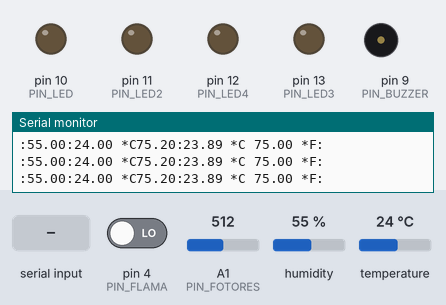
Recording of a sketch running on a simulated Arduino Uno, built with avr-gcc and run on an emulated ATmega328P. On the bench: output pins drawn as LEDs (lit = HIGH), buzzer (waves = sounding), the last lines printed to the serial monitor. Inputs (shaded band) come from the test bench; at power-on: pin 4 (PIN_FLAMA) LOW, A1 (PIN_FOTORES) = 512, humidity 55 %, temperature 24 °C.

Above: at 1.2 s.
1.3 s: byte 67 ('C') received over Serial
At 4.4 s:
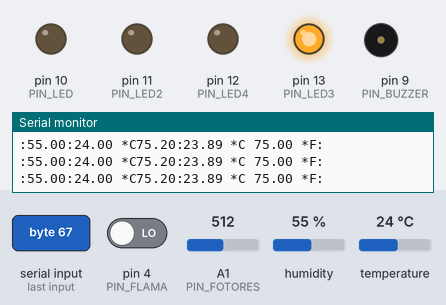
4.7 s: pin 4 (PIN_FLAMA) driven HIGH
At 5.3 s:
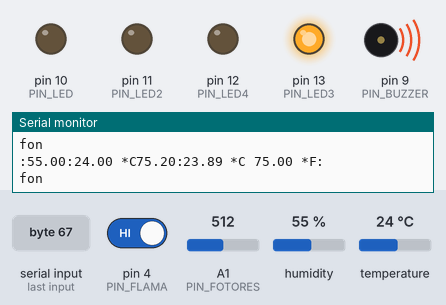
6.3 s: "Z" received over Serial
At 7.6 s:
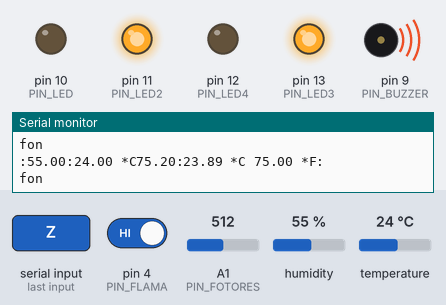
7.9 s: "V" received over Serial
At 8.6 s:
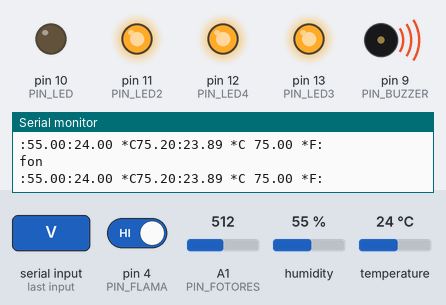
9.5 s: "Y" received over Serial
At 10.7 s:
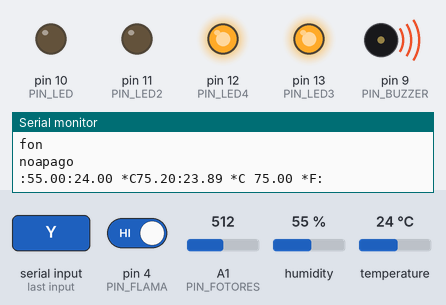
11.0 s: pin 4 (PIN_FLAMA) driven LOW
At 11.8 s:
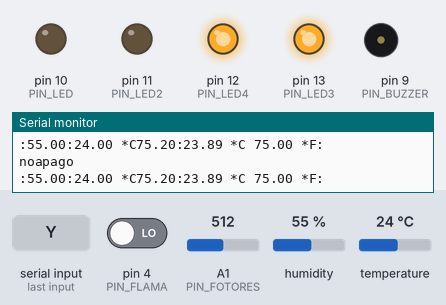
Timing chart, 0 to 13.6 s (numbered marks = the images above; inputs shaded):
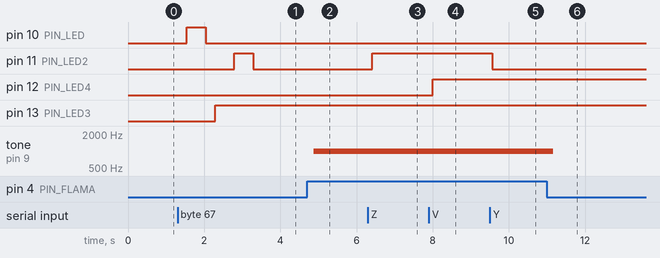

Measured:
- after the input at 1.3 s, pin 10 (PIN_LED): LOW → HIGH after 0.24 s, → LOW 0.50 s later; pin 11 (PIN_LED2): LOW → HIGH after 1.5 s, → LOW 0.50 s later; pin 13 (PIN_LED3): LOW → HIGH after 0.99 s
- after the input at 4.7 s, tone on pin 9 (PIN_BUZZER): silent → 1000 Hz after 0.18 s
- after the input at 6.3 s, pin 11 (PIN_LED2): LOW → HIGH after 0.12 s
- after the input at 7.9 s, pin 12 (PIN_LED4): LOW → HIGH after 0.10 s
- after the input at 9.5 s, pin 11 (PIN_LED2): HIGH → LOW after 0.07 s
- after the input at 11.0 s, tone on pin 9 (PIN_BUZZER): 1000 Hz → silent after 0.16 s

The sketch:

versionconfoto.ino
```cpp
#include "DHT.h"
const unsigned int PIN_LED = 10;
const unsigned int PIN_LED2 = 11;
const unsigned int PIN_LED3 = 13;
const unsigned int PIN_LED4 = 12;
const long PERIODO = 1000;
const unsigned int BAUD_RATE = 9600;
int estadoLed = LOW;
int estadoLed2= LOW;
int estadoLed3= LOW;
int estadoLed4= LOW;
int controlPir=LOW;
unsigned long lapsoAnterior = 0;
const int PIN_PIR = 2;
const int PIN_BUZZER = 9;
int estadoAntLed = LOW; // Etado anterior del PIR
int estadoAntLed2 = LOW;
int estadoAntLed3= LOW;
int estadoAntLed4 =LOW;
int estadoAntPir=LOW;
const unsigned int PIN_DHT = 3;
DHT dht(PIN_DHT, DHT11);
int val;
const unsigned int PIN_FLAMA = 4;
const unsigned int CONTROL_PIR=5;
char comando;
const int PIN_FOTORES = A1;
const int PIN_FOTORES2=A2;


void setup() {
 pinMode(PIN_LED, OUTPUT);
 pinMode(PIN_LED2, OUTPUT);
 pinMode(PIN_LED3, OUTPUT);
 pinMode(PIN_LED4, OUTPUT);
 pinMode(PIN_PIR, INPUT);
 pinMode(PIN_BUZZER, OUTPUT);
 pinMode(PIN_FLAMA, INPUT);
 Serial.begin(BAUD_RATE);
 dht.begin();
}

 //-----CONTROL FOTORES
float leer() {
  int nivelLuz = analogRead(PIN_FOTORES);
  float valor = nivelLuz * (5.0 / 1023.0);

  return valor;
 }

void secuencia1(){
  digitalWrite(PIN_LED, HIGH);
  delay(500);
  digitalWrite(PIN_LED, LOW);
  delay(250);
  digitalWrite(PIN_LED3, HIGH);
  delay(500);
  digitalWrite(PIN_LED2, HIGH);
  delay(500);
  digitalWrite(PIN_LED2, LOW);
}


 //------------------------

void loop() {

 //-----------CONTROL FOTORES-------
 int nivelLuz = analogRead(PIN_FOTORES);
 float valor = nivelLuz * (5.0 / 1023.0);
 float valorn = valor;


 //-----------------------------------


 //----------CONTROL LEDS--------------------
if(Serial.available()){
    comando = Serial.read();
    if(comando == 'Z'){
      estadoLed = HIGH;
      digitalWrite(PIN_LED2, estadoLed);
      delay(50);
    }
    if(comando == 'Y'){
      estadoLed = LOW;
      digitalWrite(PIN_LED2, estadoLed);
      delay(50);
    }
    if(comando == 'X'){
      estadoLed2 = HIGH;
      digitalWrite(PIN_LED3, estadoLed2);
      delay(50);
    }
    if(comando == 'W'){
      estadoLed2 = LOW;
      digitalWrite(PIN_LED3, estadoLed2);
      delay(50);
    }
    if(comando == 'V'){
      estadoLed3 = HIGH;
      digitalWrite(PIN_LED4, estadoLed3);
      delay(50);
    }
    if(comando == 'U'){
      estadoLed3 = LOW;
      digitalWrite(PIN_LED4, estadoLed3);
      delay(50);
    }
    if(comando == 'T'){
      estadoLed4 = HIGH;
      digitalWrite(PIN_LED, estadoLed4);
      delay(50);
    }
    if(comando == 'S'){
      estadoLed4 = LOW;
      digitalWrite(PIN_LED, estadoLed4);
      delay(50);
    }
    if(comando == 'A'){
      controlPir = HIGH;
      digitalWrite(CONTROL_PIR, controlPir);
      delay(50);
    }
    if(comando == 'B'){
      controlPir = LOW;
      digitalWrite(CONTROL_PIR, controlPir);
      delay(50);
    }
    if(comando == 'C'){
      secuencia1();
      Serial.println("Secuencia1");
      delay(50);
    }


 }

 if(estadoLed == HIGH){
  if(estadoAntLed == LOW){
    valorn=leer();
    if(valorn>=2){
    Serial.println("LED1ON");
   estadoAntLed = HIGH;
    }else{
     Serial.println("noprendio");
    }


  }

 }else if(estadoLed == LOW){
  if(estadoAntLed == HIGH){
    valorn=leer();
    if(valorn<2){
    Serial.println("LED1OFF");
   estadoAntLed = LOW;
    }else{
     Serial.println("noapago");
    }
  }
 }

 if(estadoLed2 == HIGH){
  if(estadoAntLed2 == LOW){

      Serial.println("LED2ON");
       estadoAntLed2 = HIGH;
    }

  }

 else if(estadoLed2 == LOW){
  if(estadoAntLed2 == HIGH){

      Serial.println("LED2OFF");
      estadoAntLed2= LOW;

  }
 }

if(estadoLed3 == HIGH){
  if(estadoAntLed3 == LOW){

         Serial.println("LED3ON");
         estadoAntLed3 = HIGH;

  }

 }else if(estadoLed3 == LOW){
  if(estadoAntLed3 == HIGH){
         Serial.println("LED3OFF");
         estadoAntLed3 = LOW;
  }
 }

 if(estadoLed4 == HIGH){
  if(estadoAntLed4 == LOW){
   Serial.println("LED4ON");
   estadoAntLed4 = HIGH;
  }

 }else if(estadoLed4 == LOW){
  if(estadoAntLed4 == HIGH){
    Serial.println("LED4OFF");
    estadoAntLed4= LOW;
  }
 }


//--------------------------------------------


//------CONTROL PIR/BUZZER---------------------

   if(controlPir == HIGH){
    int valorPir = digitalRead(PIN_PIR);
    // Si se detecta movimiento
    if (valorPir == HIGH) {
      // Si no habia movimiento anteriormente
      if (estadoAntPir == LOW) {
        Serial.println("PIRON");
        tone(PIN_BUZZER, 500);
        delay(500);
        noTone(PIN_BUZZER);
        delay(500);
        // Hay movimiento
        estadoAntPir = HIGH;
      }
    }
    // Si no se detecto movimiento
    else {
      // Si habia movimiento anteriormente
      if (estadoAntPir == HIGH) {
        Serial.println("PIROFF");
        // No hay movimiento
        estadoAntPir = LOW;
      }
    }
  }
//--------------------------------------


//-------------CONTROL DHT----------------
// Espere unos segundos entre lecturas. La lectura de la
 // temperatura y humedadtoma unos 250 ms. Depende del sensor
 //delay(1000);

 // Lee la humedad
 float h = dht.readHumidity();

 // Lee la temperatura en grados Celsius (por omision)
 float tc = dht.readTemperature();

 // Lee la temperatura en grados Fahrenheit
 //(isFahrenheit = true)
 float tf = dht.readTemperature(true);

 // Verifica si alguna lectura fallo y aborta
 // (para intentar de nuevo).
 if (isnan(h) || isnan(tc) || isnan(tf)) {
 Serial.println("Fallo la lectura del sensor DHT!");
 return;
 }

 // Calcula el indice de calor en grados Fahrenheit
 // (por omision)
 float hif = dht.computeHeatIndex(tf, h);
 // Calcula el indice de calor en grados Celsius
 // (isFahreheit = false)
 float hic = dht.computeHeatIndex(tc, h, false);

/*
 Serial.print("Humedad:"  );
 Serial.println(h);
 Serial.print("Temperatura: ");
 Serial.print(tc);
 Serial.print(" *C ");
 Serial.println(tf);
 Serial.print("Indice de calor: ");
 Serial.print(hic);
 Serial.print(" *C ");
 Serial.print(hif);
 Serial.println(" *F");
*/


 Serial.print(":");
 Serial.print(h);
 Serial.print(":");
 Serial.print(tc);
 Serial.print(" *C");
 Serial.print(tf);
 Serial.print(":");
 Serial.print(hic);
 Serial.print(" *C ");
 Serial.print(hif);
 Serial.print(" *F");
 Serial.println(":");


//-------------------------------------------


//------------------CONTROL FLAMA-------------
val = digitalRead(PIN_FLAMA);
  if(val == HIGH){
    tone(PIN_BUZZER,1000,1000);
    Serial.println("fon");
    val= LOW;
    //delay(2000);
  }else{
    noTone(PIN_BUZZER);
  }
//---------------------------------------------
delay(250);
}
```
